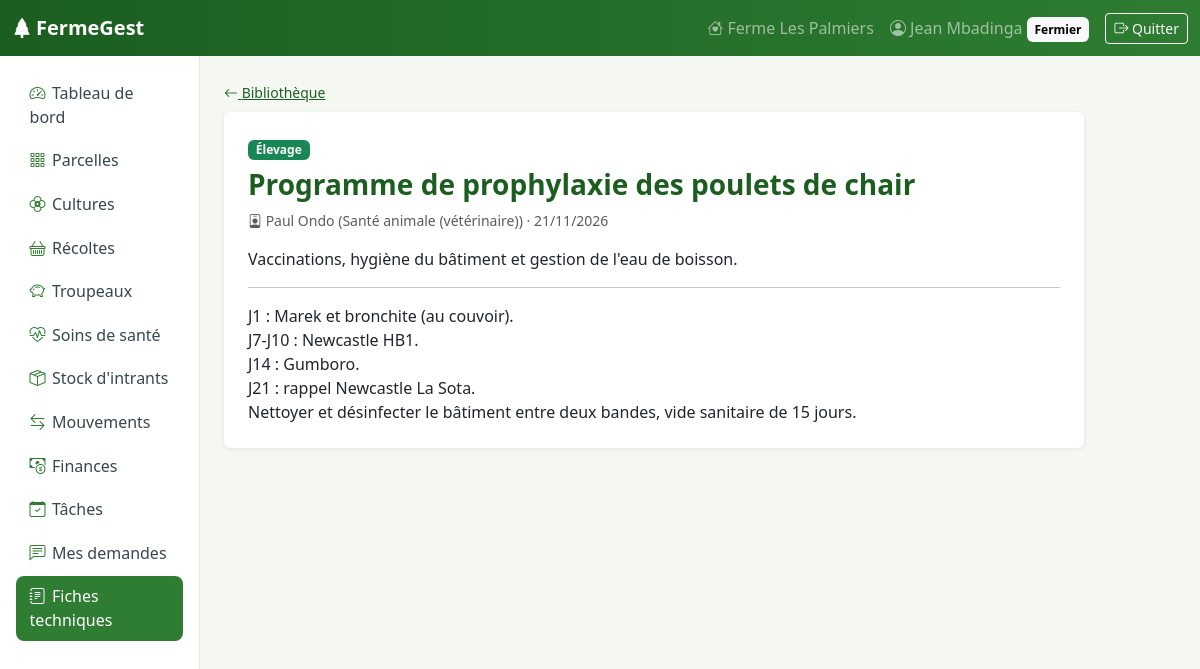
Page /conseils/fiches/2/ (signed in) on the committed database.
### exploitation/models.py (models this page shows, shortened)
class Ferme(models.Model):
    proprietaire = models.OneToOneField(
        settings.AUTH_USER_MODEL, on_delete=models.CASCADE, related_name="ferme"
    )
    nom = models.CharField("Nom de la ferme", max_length=120)
    localisation = models.CharField("Localisation", max_length=160)
    superficie_totale = models.DecimalField(
        "Superficie totale (ha)", max_digits=8, decimal_places=2, default=0
    )
    description = models.TextField("Description", blank=True)
    date_creation = models.DateField("Date de création", default=timezone.localdate)
    class Meta:
        verbose_name = "Ferme"
        verbose_name_plural = "Fermes"

### conseils/models.py (models this page shows, shortened)
class FicheTechnique(models.Model):
    auteur = models.ForeignKey(settings.AUTH_USER_MODEL, on_delete=models.CASCADE,
                               related_name="fiches")
    titre = models.CharField("Titre", max_length=150)
    categorie = models.CharField("Catégorie", max_length=10,
                                 choices=DemandeConseil.Categorie.choices)
    resume = models.CharField("Résumé", max_length=250)
    contenu = models.TextField("Contenu")
    publiee = models.BooleanField("Publiée", default=True)
    date_publication = models.DateTimeField(auto_now_add=True)
    class Meta:
        ordering = ["-date_publication"]
        verbose_name = "Fiche technique"
        verbose_name_plural = "Fiches techniques"

### comptes/models.py (models this page shows, shortened)
class Profil(models.Model):
    class Role(models.TextChoices):
        FERMIER = "FERMIER", "Fermier"
        EXPERT = "EXPERT", "Expert (agronome / vétérinaire)"
    user = models.OneToOneField(
        settings.AUTH_USER_MODEL, on_delete=models.CASCADE, related_name="profil"
    )
    role = models.CharField("Rôle", max_length=10, choices=Role.choices, default=Role.FERMIER)
    telephone = models.CharField("Téléphone", max_length=20, blank=True)
    localite = models.CharField("Localité", max_length=100, blank=True)
    specialite = models.CharField(
        "Spécialité", max_length=120, blank=True,
        help_text="Renseignée pour les experts (ex. : agronomie, santé animale).",
    )
    est_valide = models.BooleanField(
        "Compte validé", default=True,
        help_text="Un compte expert doit être validé par l'administrateur.",
    )
    date_creation = models.DateTimeField(auto_now_add=True)
    class Meta:
        verbose_name = "Profil"
        verbose_name_plural = "Profils"
    @property
    def est_fermier(self):
        return self.role == self.Role.FERMIER

### conseils/views.py (the view)
# urls.py: path("fiches/<int:pk>/", views.FicheDetailView.as_view(), name="fiche_detail"),
class FicheDetailView(LoginRequiredMixin, DetailView):
    template_name = "conseils/fiche_detail.html"
    def get_queryset(self):
        user = self.request.user
        qs = FicheTechnique.objects.select_related("auteur")
        return qs.filter(Q(publiee=True) | Q(auteur=user))

### comptes/context_processors.py (called while the page is built)
def navigation(request):
    user = request.user
    role, menu = None, []
    if user.is_authenticated:
        profil = getattr(user, "profil", None)
        if user.is_staff:
            role = "ADMIN"
        elif profil:
            role = profil.role
            modele = MENU_FERMIER if profil.est_fermier else MENU_EXPERT
            for libelle, nom_url, icone in modele:
                url = reverse(nom_url)
                actif = request.path == url or (
                    url.count("/") > 2 and request.path.startswith(url))
                menu.append({"libelle": libelle, "url": url, "icone": icone, "actif": actif})
    return {"role_courant": role, "menu": menu}

### templates/conseils/fiche_detail.html
{% extends "base.html" %}{% block titre %}{{ object.titre }}{% endblock %}
{% block contenu %}
<a href="{% url 'conseils:fiches_liste' %}" class="small"><i class="bi bi-arrow-left"></i> Bibliothèque</a>
<div class="card mt-2" style="max-width:860px"><div class="card-body p-4">
  <span class="badge text-bg-success">{{ object.get_categorie_display }}</span>
  <h1 class="page-titre h3 mt-2">{{ object.titre }}</h1>
  <p class="text-muted small"><i class="bi bi-person-badge"></i> {{ object.auteur.get_full_name|default:object.auteur.username }}
   ({{ object.auteur.profil.specialite }}) · {{ object.date_publication|date:"d/m/Y" }}</p>
  <p class="lead fs-6">{{ object.resume }}</p><hr>
  <div style="white-space:pre-line">{{ object.contenu }}</div>
</div></div>
{% endblock %}

### templates/base.html (shortened to what this page needs)
{% load static %}<!DOCTYPE html>
<html lang="fr">
<head>
  <link rel="stylesheet" href="{% static 'vendor/bootstrap/bootstrap.min.css' %}">
  <link rel="stylesheet" href="{% static 'vendor/bootstrap-icons/bootstrap-icons.min.css' %}">
  <link rel="stylesheet" href="{% static 'css/app.css' %}">
</head>
<body>
<nav class="navbar navbar-dark navbar-ferme navbar-expand sticky-top">
  <div class="container-fluid">
    <a class="navbar-brand fw-bold" href="{% url 'comptes:accueil' %}"><i class="bi bi-tree-fill me-1"></i>FermeGest</a>
    <ul class="navbar-nav ms-auto align-items-center">
      {% if user.is_authenticated %}
        {% if role_courant == 'ADMIN' %}
          <li class="nav-item"><a class="nav-link" href="{% url 'admin:index' %}"><i class="bi bi-gear"></i> Administration</a></li>
        {% elif role_courant == 'FERMIER' %}
          <li class="nav-item"><a class="nav-link" href="{% url 'exploitation:ferme_modifier' %}"><i class="bi bi-house-heart"></i><span class="d-none d-lg-inline"> {{ user.ferme.nom }}</span></a></li>
        {% endif %}
        <li class="nav-item"><a class="nav-link" href="{% url 'comptes:profil' %}"><i class="bi bi-person-circle"></i><span class="d-none d-md-inline"> {{ user.get_full_name|default:user.username }}</span>
          {% if role_courant == 'EXPERT' %}<span class="badge text-bg-warning d-none d-sm-inline">Expert</span>{% elif role_courant == 'FERMIER' %}<span class="badge text-bg-light d-none d-sm-inline">Fermier</span>{% endif %}</a></li>
        <li class="nav-item">
          <form method="post" action="{% url 'comptes:deconnexion' %}" class="d-inline">{% csrf_token %}
            <button class="btn btn-sm btn-outline-light ms-2"><i class="bi bi-box-arrow-right"></i><span class="d-none d-md-inline"> Quitter</span></button>
          </form>
        </li>
      {% endif %}
    </ul>
  </div>
</nav>
<div class="container-fluid">
  <div class="row">
    {% if menu %}
    <aside class="col-md-3 col-lg-2 sidebar p-3 d-none d-md-block">
      <ul class="nav flex-column">
        {% for item in menu %}
        <li class="nav-item"><a class="nav-link {% if item.actif %}active{% endif %}" href="{{ item.url }}"><i class="bi {{ item.icone }}"></i>{{ item.libelle }}</a></li>
        {% endfor %}
      </ul>
    </aside>
    {% endif %}
    <main class="col p-4">
      {% block contenu %}{% endblock %}
    </main>
  </div>
</div>
</body>
</html>

### static/css/app.css (style rules this page uses)
:root { --fg-green:#2e7d32; --fg-green-dark:#1b5e20; --fg-soil:#6d4c41; --fg-bg:#f4f7f2; }
body { background: var(--fg-bg); }
.navbar-ferme { background: linear-gradient(90deg, var(--fg-green-dark), var(--fg-green)); }
.sidebar { min-height: calc(100vh - 56px); background:#fff; border-right:1px solid #e3e8e0; }
.sidebar .nav-link { color:#37474f; border-radius:.5rem; padding:.55rem .85rem; margin-bottom:2px; }
.sidebar .nav-link i { width:1.4rem; display:inline-block; color:var(--fg-green); }
.sidebar .nav-link.active { background:var(--fg-green); color:#fff; }
.sidebar .nav-link.active i { color:#fff; }
.card { border:0; box-shadow:0 1px 4px rgba(0,0,0,.08); }
a { color:var(--fg-green-dark); }
.page-titre { color:var(--fg-green-dark); font-weight:700; }

### rows in the picture
FicheTechnique: categorie "Élevage", titre "Programme de prophylaxie des poulets de chair", auteur.get_full_name "Paul Ondo", auteur.profil.specialite "Santé animale (vétérinaire)", date_publication "21/11/2026", resume "Vaccinations, hygiène du bâtiment et gestion de l'eau de boisson.", contenu "J1 : Marek et bronchite (au couvoir). J7-J10 : Newcastle HB1. J14 : Gumboro. J21 : rappel Newcastle La Sota. Nettoyer et désinfecter le bâtiment entre deux bandes, vide sanitaire de 15 jours."

### other values in the picture
{{ user.ferme.nom }} "Ferme Les Palmiers"
{{ user.get_full_name|default:user.username }} "Jean Mbadinga"
{{ item.libelle }} "Tableau de bord" "Parcelles" "Cultures" "Récoltes" "Troupeaux" "Soins de santé" "Stock d'intrants" "Mouvements" "Finances" "Tâches" "Mes demandes" "Fiches techniques"
